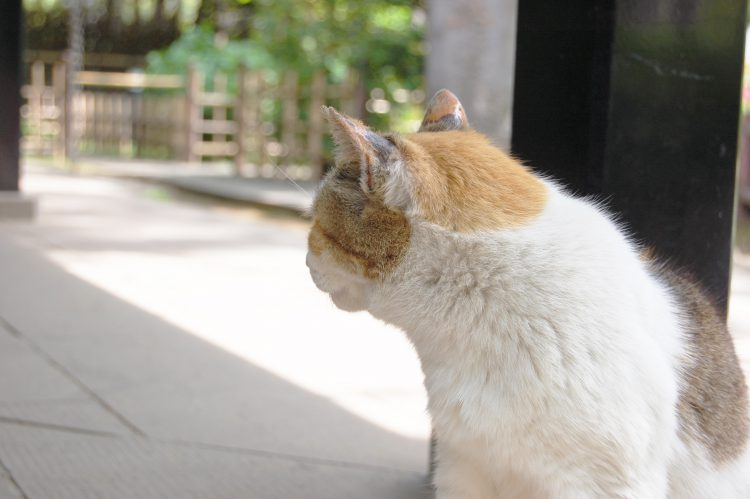
%> input picture adpDSC_2595-750x499.jpg, 750 x 499 px
$ octave kadai10.m   (GNU Octave 9; MATLAB toolbox functions it lacks are replaced by stand-ins)
%> lines starting %> are read from the running program, lines starting %| are printed output that depends on the picture
% 課題10 画像のエッジ抽出
% 次のプログラムを参考にして，エッジ抽出を体験せよ．
% 各自，Lenna以外の画像を用いよ．
% 例

ORG = imread('adpDSC_2595-750x499.jpg'); % 原画像の入力
%> ORG is the input picture: size 499x750x3 uint8; mean R, G, B 160.4, 155.7, 145
ORG = rgb2gray(ORG); %カラーからグレイへの変換
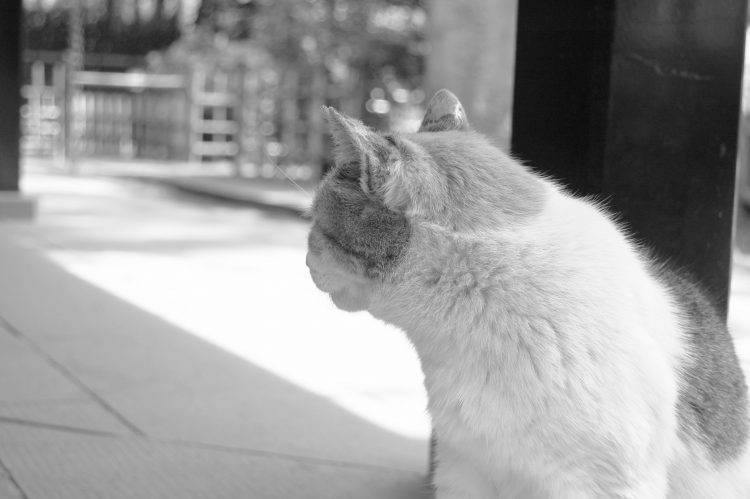
%> ORG: size 499x750 uint8; min 11, max 255, mean 155.8
imagesc(ORG); colormap('gray'); colorbar;% 画像表示
pause; % 一時停止


IMG = edge(ORG,'prewitt'); % エッジ抽出（プレウィット法）
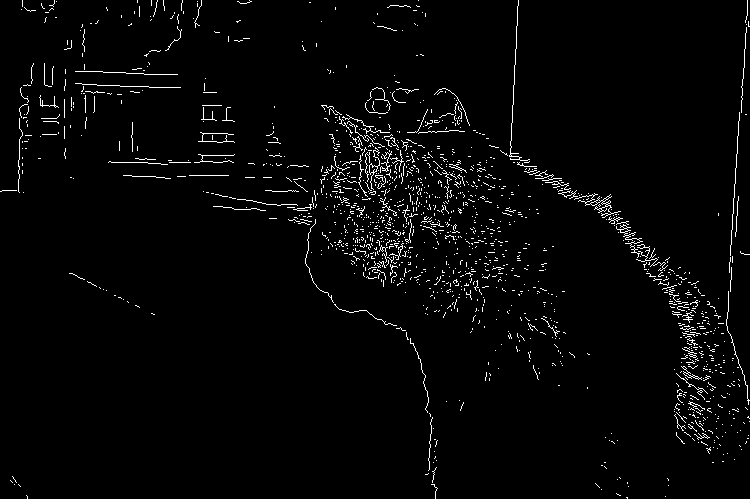
%> IMG: size 499x750 logical; 2.6% white in thin lines or dots
imagesc(IMG); colormap('gray'); colorbar;% 画像表示
pause; % 一時停止


IMG = edge(ORG,'sobel'); % エッジ抽出（ソベル法）
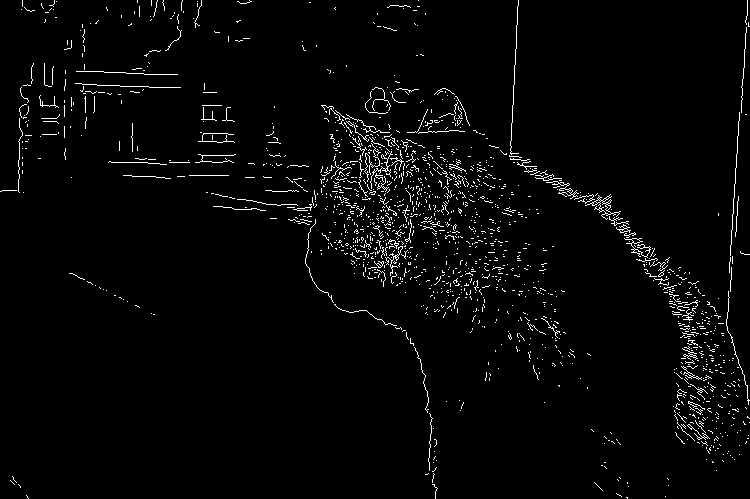
%> IMG: size 499x750 logical; 2.6% white in thin lines or dots
imagesc(IMG); colormap('gray'); colorbar;% 画像表示
pause; % 一時停止


IMG = edge(ORG,'canny'); % エッジ抽出（キャニー法）
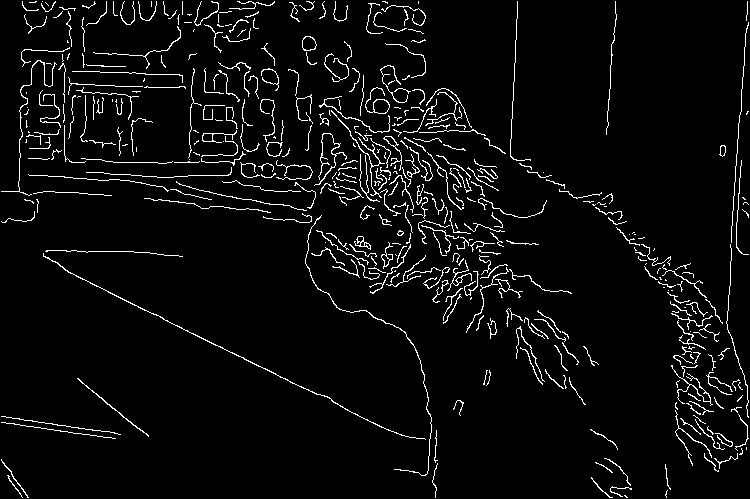
%> IMG: size 499x750 logical; 4.6% white in thin lines or dots
imagesc(IMG); colormap('gray'); colorbar;% 画像表示
pause; % 一時停止
